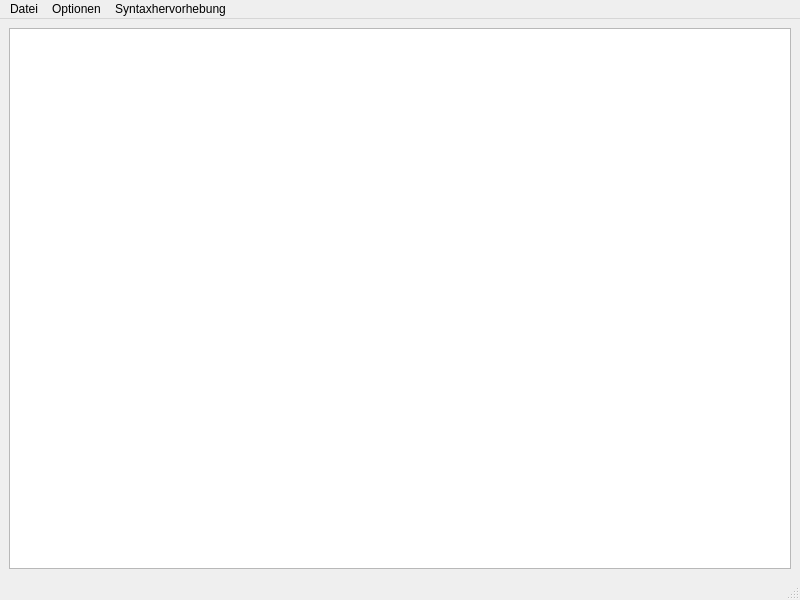
<?xml version="1.0" encoding="UTF-8"?>
<ui version="4.0">
 <class>TextViewWindow</class>
 <widget class="QMainWindow" name="TextViewWindow">
  <property name="geometry">
   <rect>
    <x>0</x>
    <y>0</y>
    <width>800</width>
    <height>600</height>
   </rect>
  </property>
  <property name="windowTitle">
   <string>Textbetrachter</string>
  </property>
  <widget class="QWidget" name="centralwidget">
   <layout class="QGridLayout" name="gridLayout">
    <item row="0" column="0">
     <widget class="QPlainTextEdit" name="plainTextEdit">
      <property name="readOnly">
       <bool>true</bool>
      </property>
     </widget>
    </item>
   </layout>
  </widget>
  <widget class="QMenuBar" name="menubar">
   <property name="geometry">
    <rect>
     <x>0</x>
     <y>0</y>
     <width>800</width>
     <height>22</height>
    </rect>
   </property>
   <widget class="QMenu" name="menuDatei">
    <property name="title">
     <string>Datei</string>
    </property>
    <addaction name="actionPrint"/>
    <addaction name="actionExit"/>
   </widget>
   <widget class="QMenu" name="menuOptions">
    <property name="title">
     <string>Optionen</string>
    </property>
    <addaction name="actionChangeFont"/>
   </widget>
   <widget class="QMenu" name="menuSyntaxHighlighting">
    <property name="title">
     <string>Syntaxhervorhebung</string>
    </property>
    <widget class="QMenu" name="menuStyle">
     <property name="title">
      <string>Stil</string>
     </property>
     <addaction name="actionStyleAyuDark"/>
     <addaction name="actionStyleAyuLight"/>
    </widget>
    <widget class="QMenu" name="menuLanguage">
     <property name="title">
      <string>Sprache</string>
     </property>
     <addaction name="actionLanguageNone"/>
     <addaction name="separator"/>
     <addaction name="actionLanguageCpp"/>
     <addaction name="actionLanguageShell"/>
    </widget>
    <addaction name="menuLanguage"/>
    <addaction name="menuStyle"/>
   </widget>
   <addaction name="menuDatei"/>
   <addaction name="menuOptions"/>
   <addaction name="menuSyntaxHighlighting"/>
  </widget>
  <widget class="QStatusBar" name="statusbar"/>
  <action name="actionExit">
   <property name="icon">
    <iconset theme="application-exit"/>
   </property>
   <property name="text">
    <string>Schließen</string>
   </property>
   <property name="shortcut">
    <string>F3</string>
   </property>
  </action>
  <action name="actionPrint">
   <property name="icon">
    <iconset theme="document-print"/>
   </property>
   <property name="text">
    <string>Drucken ...</string>
   </property>
   <property name="shortcut">
    <string>Ctrl+P</string>
   </property>
  </action>
  <action name="actionChangeFont">
   <property name="text">
    <string>Schriftart ändern ...</string>
   </property>
  </action>
  <action name="actionLanguageCpp">
   <property name="checkable">
    <bool>true</bool>
   </property>
   <property name="text">
    <string>C++</string>
   </property>
  </action>
  <action name="actionLanguageNone">
   <property name="checkable">
    <bool>true</bool>
   </property>
   <property name="checked">
    <bool>true</bool>
   </property>
   <property name="text">
    <string>Keine</string>
   </property>
  </action>
  <action name="actionStyleAyuDark">
   <property name="checkable">
    <bool>true</bool>
   </property>
   <property name="text">
    <string>Ayu Dark</string>
   </property>
  </action>
  <action name="actionStyleAyuLight">
   <property name="checkable">
    <bool>true</bool>
   </property>
   <property name="checked">
    <bool>true</bool>
   </property>
   <property name="text">
    <string>Ayu Light</string>
   </property>
  </action>
  <action name="actionLanguageShell">
   <property name="checkable">
    <bool>true</bool>
   </property>
   <property name="text">
    <string>Shell</string>
   </property>
  </action>
 </widget>
 <resources/>
 <connections/>
</ui>
